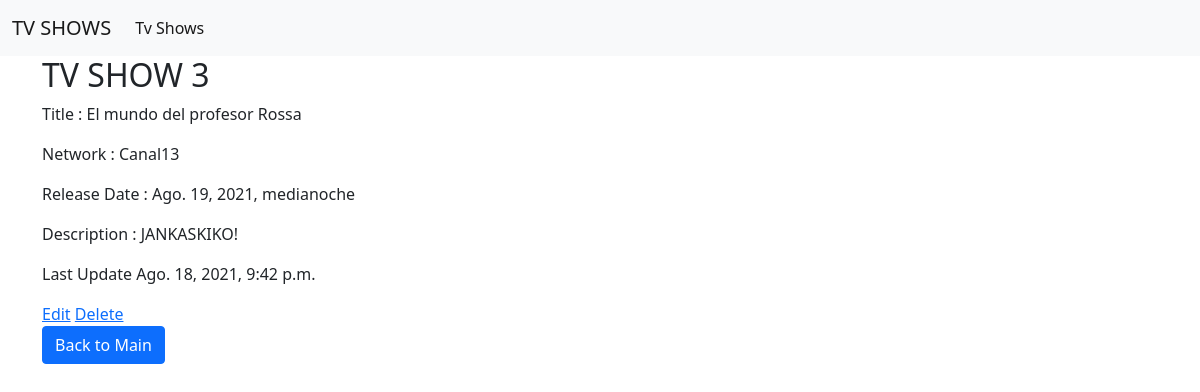
Page /shows/3 (signed in) on the earlier database version.
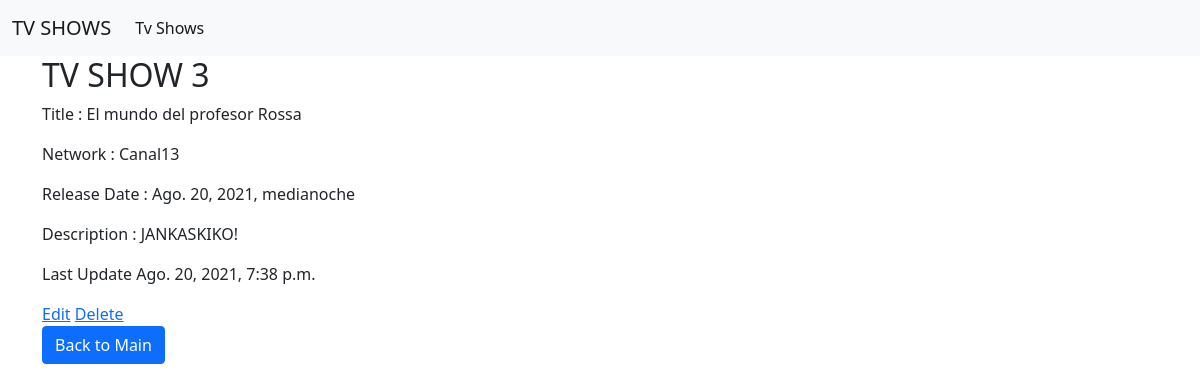
Same page on the later database version.
### app_shows/models.py (models this page shows)
class Show(models.Model):
    title = models.CharField(max_length=50,unique=True)
    release_date = models.DateTimeField()
    network= models.ForeignKey(Network,  related_name="shows", on_delete = models.CASCADE)
    descr= models.CharField(max_length=255)
    created_at = models.DateTimeField(auto_now_add=True)
    updated_at = models.DateTimeField(auto_now=True)
    objects = ShowManager()

class Network(models.Model):
    name = models.CharField(max_length=50,unique=True)
    created_at = models.DateTimeField(auto_now_add=True)
    updated_at = models.DateTimeField(auto_now=True)

### app_shows/decorators.py (the view)
    def wrapper(request,*args, **kwargs):
        if 'user' not in request.session:
            return redirect('/register')
        respuesta = func(request,*args, **kwargs)
        return respuesta

### app_shows/views.py (called while the page is built)
@login_required
def detail(request,show_id):
    show=Show.objects.get(id=show_id)
    context = {
        "show":show,
    }
    return render(request, 'detail.html', context)

### app_shows/templates/detail.html (shortened to what this page needs)
{% extends './base.html' %}
{% block content %}
<div class="container">
    <div class="row">
        <div class="col-8">
            <h2>TV SHOW {{show.id}}</h2>
            <p>Title : {{show.title}}</p>
            <p>Network : {{show.network.name}}</p>
            <p>Release Date : {{show.release_date}} </p>
            <p>Description : {{show.descr}}</p>
        </div>
    </div>
    <div class="row">
        <div class="col-8">
            <p>Last Update {{show.updated_at}}</p>
        </div>
    </div>
    <div class="row">
        <div class="col-8">
            <a href="{{show.id}}/edit">Edit</a>
            <a href="#" data-href="{{show.id}}/destroy" class="lnk-del" data-title="delete" data-bs-toggle="modal" data-bs-target="#confirm-delete" >Delete</a>
        </div>
    </div>
    <div class="row">
        <div class="col">
            <a href="/"  class="btn btn-primary">Back to Main</a>
        </div>
    </div>
</div>
{% endblock %}

Differences in the rows shown:
changed Show "El mundo del profesor Rossa": release_date "Ago. 19, 2021, medianoche" → "Ago. 20, 2021, medianoche"; updated_at "Ago. 18, 2021, 9:42 p.m." → "Ago. 20, 2021, 7:38 p.m."
